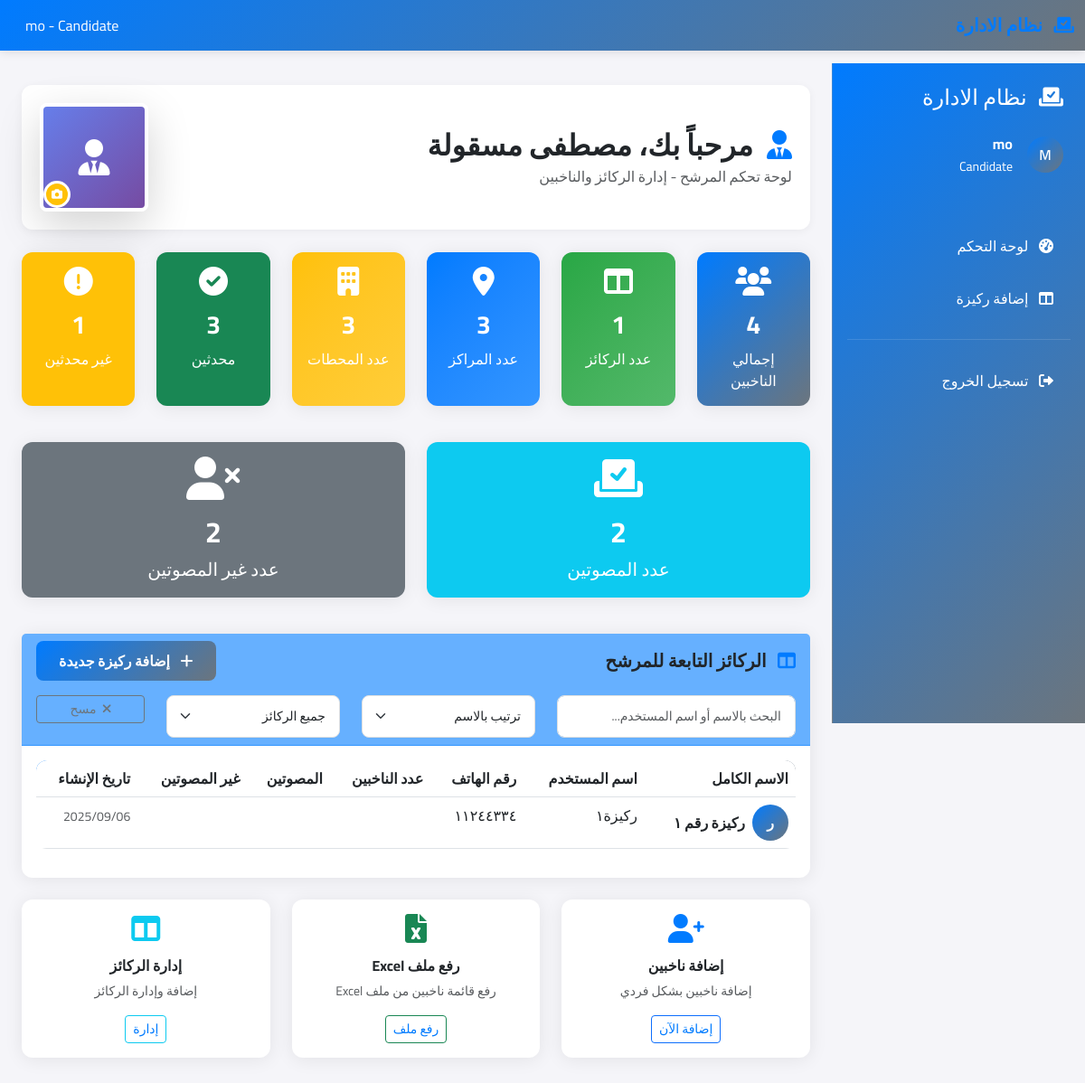
The page /candidate/dashboard/ (signed in) on the database as committed earlier.
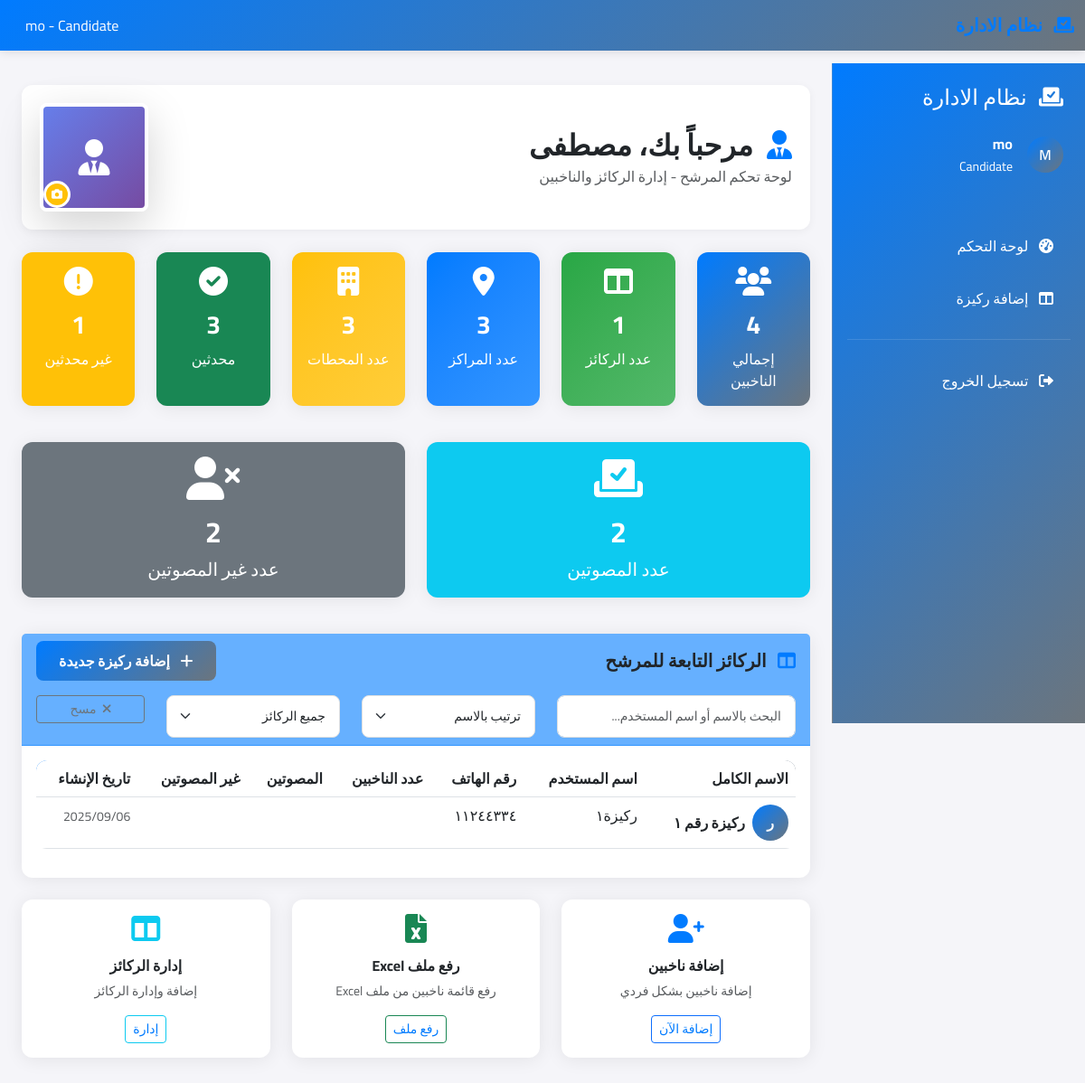
The same page on the database as committed later.
### elections/models.py (models this page shows, shortened)
class Candidate(models.Model):
    user = models.OneToOneField(CustomUser, on_delete=models.CASCADE, related_name='candidate_profile')
    entity = models.ForeignKey(Entity, on_delete=models.CASCADE, related_name='candidates', verbose_name='الكيان')
    profile_image = models.ImageField(upload_to='candidate_images/', verbose_name='الصورة الشخصية', blank=True)
    class Meta:
        verbose_name = 'مرشح'
        verbose_name_plural = 'المرشحون'

class CustomUser(AbstractUser):
    USER_TYPES = (
        ('admin', 'إدارة'),
        ('entity', 'كيان'),
        ('candidate', 'مرشح'),
        ('pillar', 'ركيزة'),
    )
    user_type = models.CharField(max_length=20, choices=USER_TYPES, default='pillar')
    full_name = models.CharField(max_length=200, verbose_name='الاسم الكامل')
    phone_number = models.CharField(max_length=15, verbose_name='رقم الهاتف', blank=True)
    created_at = models.DateTimeField(default=timezone.now, verbose_name='تاريخ الإنشاء')
    updated_at = models.DateTimeField(auto_now=True, verbose_name='تاريخ التحديث')
    class Meta:
        verbose_name = 'مستخدم'
        verbose_name_plural = 'المستخدمون'

### elections/views.py (the view)
# urls.py: path('candidate/dashboard/', views.candidate_dashboard, name='candidate_dashboard'),
@login_required
def candidate_dashboard(request):
    if request.user.user_type != 'candidate':
        return redirect('elections:login')
    candidate = get_object_or_404(Candidate, user=request.user)
    pillars = candidate.pillars.all()
    total_pillars = pillars.count()
    total_voters = candidate.voters.count()
    total_centers = candidate.voters.values('center_number').distinct().count()
    total_stations = candidate.voters.values('station').distinct().count()
    updated_voters = candidate.voters.filter(card_status='updated').count()
    not_updated_voters = candidate.voters.filter(card_status='not_updated').count()
    voted_voters = candidate.voters.filter(voting_status='voted').count()
    not_voted_voters = candidate.voters.filter(voting_status='not_voted').count()
    context = {
        'candidate': candidate,
        'pillars': pillars,
        'stats': {
            'total_pillars': total_pillars,
            'total_voters': total_voters,
            'total_centers': total_centers,
            'total_stations': total_stations,
            'updated_cards': updated_voters,
            'not_updated_cards': not_updated_voters,
            'voted': voted_voters,
            'not_voted': not_voted_voters,
        }
    }
    response = render(request, 'elections/candidate_dashboard.html', context)
    response['Cache-Control'] = 'no-cache, no-store, must-revalidate'
    response['Pragma'] = 'no-cache'
    response['Expires'] = '0'
    return response

### elections/context_processors.py (called while the page is built)
def appearance_settings(request):
    settings = AppearanceSettings.get_active_settings()
    if settings:
        return {
            'appearance_settings': {
                'primary_color': settings.primary_color,
                'secondary_color': settings.secondary_color,
                'button_text_color': settings.button_text_color,
                'card_title_color': settings.card_title_color,
            }
        }
    else:
        return {
            'appearance_settings': {
                'primary_color': '#007bff',
                'secondary_color': '#6c757d',
                'button_text_color': '#ffffff',
                'card_title_color': '#212529',
            }
        }

### elections/models.py (called while the page is built)
    @classmethod
    def get_active_settings(cls):
        return cls.objects.filter(is_active=True).first()

### elections/templates/elections/candidate_dashboard.html (shortened to what the changed rows need)
{% extends 'elections/base.html' %}
{% block content %}
<div class="page-header">
    <div class="row align-items-center">
        <div class="col-md-8">
            <h2 class="fw-bold mb-1">
                <i class="fas fa-user-tie me-2 text-primary"></i>
                مرحباً بك، {{ candidate.user.full_name }}
            </h2>
            <p class="text-muted mb-0">لوحة تحكم المرشح - إدارة الركائز والناخبين</p>
        </div>
    </div>
</div>
<div class="row mb-4">
    <div class="col-md-6 mb-3">
        <a href="{% url 'elections:statistics_detail' 'voted' %}" class="text-decoration-none">
            <div class="card bg-info text-white h-100 card-hover">
                <div class="card-body text-center">
                    <h2 class="fw-bold">{{ stats.voted }}</h2>
                </div>
            </div>
        </a>
    </div>
    <div class="col-md-6 mb-3">
        <a href="{% url 'elections:statistics_detail' 'not_voted' %}" class="text-decoration-none">
            <div class="card bg-secondary text-white h-100 card-hover">
                <div class="card-body text-center">
                    <h2 class="fw-bold">{{ stats.not_voted }}</h2>
                </div>
            </div>
        </a>
    </div>
</div>
<div class="card">
    <div class="card-body">
        {% if pillars %}
            <div class="table-responsive">
                <table class="table table-hover" id="pillarsTable">
                    <thead>
                        <tr>
                            <th>الاسم الكامل</th>
                            <th>اسم المستخدم</th>
                            <th>رقم الهاتف</th>
                            <th>عدد الناخبين</th>
                            <th>المصوتين</th>
                            <th>غير المصوتين</th>
                            <th>تاريخ الإنشاء</th>
                        </tr>
                    </thead>
                </table>
            </div>
        {% endif %}
    </div>
</div>
{% endblock %}

Rows that differ between the two databases and show on the page:
changed through a linked row, Candidate: user.full_name "مصطفى مسقولة" → "مصطفى"
